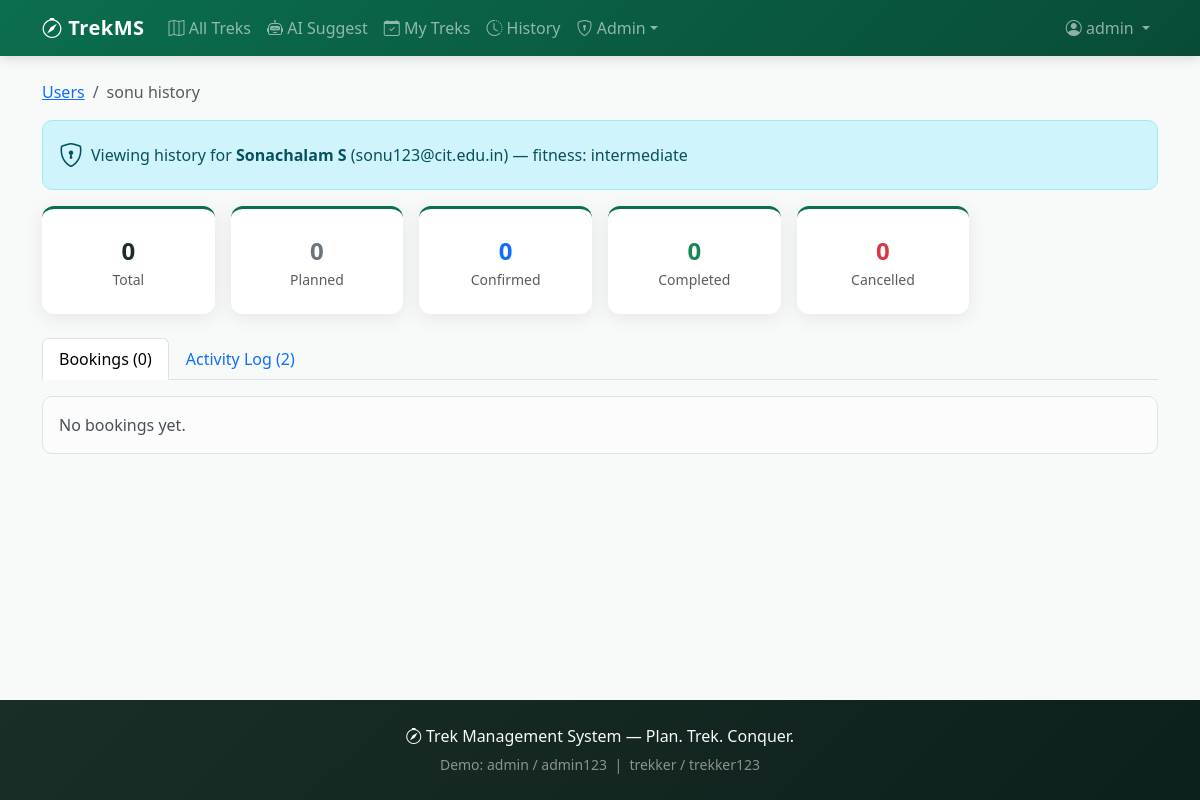
The app's page /admin/user/3/history (signed in) with its own data.
### tables this page shows
CREATE TABLE users (
            id INTEGER PRIMARY KEY AUTOINCREMENT,
            username TEXT UNIQUE NOT NULL,
            email TEXT UNIQUE NOT NULL,
            password_hash TEXT NOT NULL,
            full_name TEXT,
            fitness_level TEXT DEFAULT 'intermediate',
            is_admin INTEGER DEFAULT 0,
            created_at TEXT
        );

### app.py (the view)
@app.route("/admin/user/<int:user_id>/history")
@login_required
@admin_required
def admin_user_history(user_id):
    conn = get_db()
    user = conn.execute("SELECT * FROM users WHERE id=?", (user_id,)).fetchone()
    if not user:
        flash("User not found.", "warning")
        return redirect(url_for("admin_users"))
    bookings = conn.execute(
        """SELECT b.*, t.name, t.location, t.difficulty, t.duration_days, t.image_url, t.country
           FROM bookings b JOIN treks t ON b.trek_id = t.id
           WHERE b.user_id = ? ORDER BY b.created_at DESC""",
        (user_id,)
    ).fetchall()
    activities = conn.execute(
        """SELECT * FROM activity_log WHERE user_id = ?
           ORDER BY created_at DESC LIMIT 150""",
        (user_id,)
    ).fetchall()
    stats = {
        "total": len(bookings),
        "completed": sum(1 for b in bookings if b["status"] == "completed"),
        "planned": sum(1 for b in bookings if b["status"] == "planned"),
        "confirmed": sum(1 for b in bookings if b["status"] == "confirmed"),
        "cancelled": sum(1 for b in bookings if b["status"] == "cancelled"),
    }
    conn.close()
    return render_template("history.html", bookings=bookings, activities=activities,
                           stats=stats, viewed_user=user, is_admin_view=True)

### app.py (called while the page is built)
def get_db():
    conn = sqlite3.connect(DATABASE)
    conn.row_factory = sqlite3.Row
    return conn

@login_manager.user_loader
def load_user(user_id):
    conn = get_db()
    row = conn.execute("SELECT * FROM users WHERE id = ?", (user_id,)).fetchone()
    conn.close()
    return User(row) if row else None

def admin_required(f):
    @wraps(f)
    def decorated(*args, **kwargs):
        if not current_user.is_authenticated or not current_user.is_admin:
            flash("Admin access required.", "danger")
            return redirect(url_for("index"))
        return f(*args, **kwargs)
    return decorated

### templates/history.html (shortened to what this page needs)
{% extends "base.html" %}
{% block content %}
{% if is_admin_view %}
<nav aria-label="breadcrumb" class="mb-3">
  <ol class="breadcrumb">
    <li class="breadcrumb-item"><a href="{{ url_for('admin_users') }}">Users</a></li>
    <li class="breadcrumb-item active">{{ viewed_user.username }} history</li>
  </ol>
</nav>
<div class="alert alert-info d-flex align-items-center gap-2">
  <i class="bi bi-shield-lock fs-4"></i>
  <div>
    Viewing history for <strong>{{ viewed_user.full_name or viewed_user.username }}</strong>
    ({{ viewed_user.email }}) — fitness: {{ viewed_user.fitness_level }}
  </div>
</div>
{% else %}
<h1 class="mb-4"><i class="bi bi-clock-history text-success"></i> My History</h1>
{% endif %}
<div class="row g-3 mb-4">
  <div class="col-6 col-md-2"><div class="stat-card"><div class="fs-4 fw-bold">{{ stats.total }}</div><div class="text-muted small">Total</div></div></div>
  <div class="col-6 col-md-2"><div class="stat-card"><div class="fs-4 fw-bold text-secondary">{{ stats.planned }}</div><div class="text-muted small">Planned</div></div></div>
  <div class="col-6 col-md-2"><div class="stat-card"><div class="fs-4 fw-bold text-primary">{{ stats.confirmed }}</div><div class="text-muted small">Confirmed</div></div></div>
  <div class="col-6 col-md-2"><div class="stat-card"><div class="fs-4 fw-bold text-success">{{ stats.completed }}</div><div class="text-muted small">Completed</div></div></div>
  <div class="col-6 col-md-2"><div class="stat-card"><div class="fs-4 fw-bold text-danger">{{ stats.cancelled }}</div><div class="text-muted small">Cancelled</div></div></div>
</div>
<ul class="nav nav-tabs mb-3" role="tablist">
  <li class="nav-item">
    <button class="nav-link active" data-bs-toggle="tab" data-bs-target="#bookings-tab">
      Bookings ({{ bookings|length }})
    </button>
  </li>
  <li class="nav-item">
    <button class="nav-link" data-bs-toggle="tab" data-bs-target="#activity-tab">
      Activity Log ({{ activities|length }})
    </button>
  </li>
</ul>
<div class="tab-content">
  <div class="tab-pane fade show active" id="bookings-tab">
    {% if bookings %}
    <div class="table-responsive">
      <table class="table table-hover align-middle bg-white shadow-sm">
        <thead class="table-light">
          <tr>
            <th>Trek</th>
            <th>Location</th>
            <th>Start</th>
            <th>Status</th>
            <th>Booked on</th>
            <th></th>
          </tr>
        </thead>
        <tbody>
          {% for b in bookings %}
          <tr>
            <td>
              <strong>{{ b.name }}</strong><br>
              <small class="text-muted">{{ b.difficulty|capitalize }} · {{ b.duration_days }}d</small>
            </td>
            <td>{{ b.location }}{% if b.country %}, {{ b.country }}{% endif %}</td>
            <td>{{ b.start_date or '—' }}</td>
            <td>
              <span class="badge
                {% if b.status=='planned' %}bg-secondary
                {% elif b.status=='confirmed' %}bg-primary
                {% elif b.status=='completed' %}bg-success
                {% else %}bg-danger{% endif %}">{{ b.status|capitalize }}</span>
            </td>
            <td class="small text-muted">{{ b.created_at[:16].replace('T',' ') if b.created_at else '—' }}</td>
            <td>
              <a href="{{ url_for('trek_detail', trek_id=b.trek_id) }}" class="btn btn-sm btn-outline-trek">View</a>
            </td>
          </tr>
          {% endfor %}
        </tbody>
      </table>
    </div>
    {% else %}
    <div class="alert alert-light border">No bookings yet.</div>
    {% endif %}
  </div>
</div>
{% endblock %}

### templates/base.html (shortened to what this page needs)
<!DOCTYPE html>
<html lang="en">
<head>
  <link href="https://cdn.jsdelivr.net/npm/bootstrap@5.3.3/dist/css/bootstrap.min.css" rel="stylesheet">
  <link href="https://cdn.jsdelivr.net/npm/bootstrap-icons@1.11.3/font/bootstrap-icons.min.css" rel="stylesheet">
  <link rel="stylesheet" href="https://unpkg.com/leaflet@1.9.4/dist/leaflet.css">
  <link href="{{ url_for('static', filename='css/style.css') }}" rel="stylesheet">
</head>
<body>
  <nav class="navbar navbar-expand-lg navbar-dark bg-trek sticky-top">
    <div class="container">
      <a class="navbar-brand fw-bold" href="{% if current_user.is_authenticated and current_user.is_admin %}{{ url_for('admin_dashboard') }}{% elif current_user.is_authenticated %}{{ url_for('user_dashboard') }}{% else %}{{ url_for('index') }}{% endif %}">
        <i class="bi bi-compass"></i> TrekMS
      </a>
      <div class="collapse navbar-collapse" id="nav">
        <ul class="navbar-nav me-auto">
          <li class="nav-item"><a class="nav-link" href="{{ url_for('treks_list') }}"><i class="bi bi-map"></i> All Treks</a></li>
          <li class="nav-item"><a class="nav-link" href="{{ url_for('ai_suggest') }}"><i class="bi bi-robot"></i> AI Suggest</a></li>
          {% if current_user.is_authenticated %}
          <li class="nav-item"><a class="nav-link" href="{{ url_for('my_treks') }}"><i class="bi bi-calendar-check"></i> My Treks</a></li>
          <li class="nav-item"><a class="nav-link" href="{{ url_for('user_history') }}"><i class="bi bi-clock-history"></i> History</a></li>
          {% endif %}
          {% if current_user.is_authenticated and current_user.is_admin %}
          <li class="nav-item dropdown">
            <a class="nav-link dropdown-toggle" href="#" data-bs-toggle="dropdown"><i class="bi bi-shield-lock"></i> Admin</a>
          </li>
          {% endif %}
        </ul>
        <ul class="navbar-nav">
          {% if current_user.is_authenticated %}
          <li class="nav-item dropdown">
            <a class="nav-link dropdown-toggle" href="#" data-bs-toggle="dropdown">
              <i class="bi bi-person-circle"></i> {{ current_user.username }}
            </a>
          </li>
          {% endif %}
        </ul>
      </div>
    </div>
  </nav>
  <main class="container my-4">
    {% block content %}{% endblock %}
  </main>
  <footer class="text-light py-4 mt-5">
    <div class="container text-center">
      <p class="mb-1"><i class="bi bi-compass"></i> Trek Management System &mdash; Plan. Trek. Conquer.</p>
      <small class="text-white-50">Demo: admin / admin123 &nbsp;|&nbsp; trekker / trekker123</small>
    </div>
  </footer>
</body>
</html>

### static/css/style.css (style rules this page uses)
:root { --trek-primary: #0b6e4f; --trek-dark: #084c37; --trek-light: #e6f4ef; --trek-accent: #f4a261; --trek-soft: #f7faf8; --shadow: 0 4px 20px rgba(0,0,0,0.08); --radius: 12px; }
* { box-sizing: border-box; }
body { background: var(--trek-soft); min-height: 100vh; display: flex; flex-direction: column; font-family: 'Segoe UI', system-ui, -apple-system, sans-serif; color: #1a2e28; }
main { flex: 1; }
.bg-trek { background: linear-gradient(135deg, var(--trek-primary), var(--trek-dark)) !important; box-shadow: 0 2px 12px rgba(0,0,0,0.15); }
.navbar-brand { letter-spacing: 0.5px; }
.nav-link { font-weight: 500; transition: opacity 0.2s; }
.stat-card { background: #fff; border-radius: var(--radius); padding: 1.5rem 1rem; text-align: center; box-shadow: var(--shadow); border-top: 3px solid var(--trek-primary); transition: transform 0.2s; }
footer { background: linear-gradient(135deg, #1a2e28, #0d1f1a) !important; }
.alert { border-radius: 10px; }

### records on screen
users: username "admin"
users: username "sonu", full_name "Sonachalam S", email "sonu123@cit.edu.in", fitness_level "intermediate"

### other values on screen
{{ stats.total }} "0"
{{ stats.planned }} "0"
{{ stats.confirmed }} "0"
{{ stats.completed }} "0"
{{ stats.cancelled }} "0"
{{ bookings|length }} "0"
{{ activities|length }} "2"
